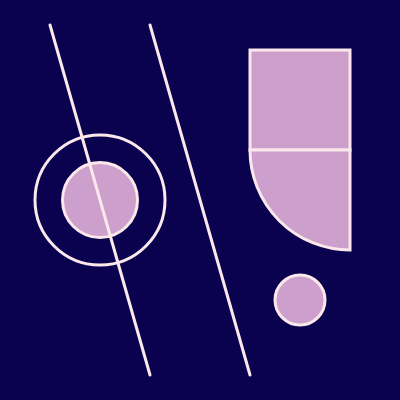
Frame 1 (no input)
Frame 60 (no input): identical to frame 1, image omitted
Frame 120 (the mouse pressed at the canvas centre since frame 60): identical to frame 1, image omitted

The p5.js sketch that drew this single still picture (run headless with seeded random() and noise() and a simulated clock; from frame 60 on, the mouse is pressed at the canvas centre):

// p5.js sketch
// ── sketch.js
// Variablen
const sketchWidth = 400;
const sketchHight = 400;

let bgcolor = '#0a014f'; //Midnight Blue
let sColor= '#fae8eb'; //Lavender Blush
let fColor= '#cd9fcc'; //Lilac

const sWeight = 3;

const c = 50;

//------------------------------
function preload(){
  // preload assets
}

function setup() {
  createCanvas(sketchWidth, sketchHight);
}

function draw() {
  background(bgcolor);
  strokeWeight(sWeight);
  stroke(sColor);
  fill(fColor);

  //Quadrat
  square(250, 50, sketchWidth/4);
  
  //Kreisbogen
  arc(
    250 + sketchWidth/4, 150, 
    sketchWidth/2, sketchHight/2,
    Math.PI / 180 * 90,
    Math.PI / 180 * 180,
    PIE
    );

  //Kreise
  circle(300, 300, c);
  circle(100, 200, c * 1.5);
  noFill();
  circle(100, 200, c * 2 + 30);

  //Linien
  line(1 * c, c/2, 3 * c, sketchHight - c/2);
  line(3 * c, c/2, 5 * c, sketchHight - c/2);

}
